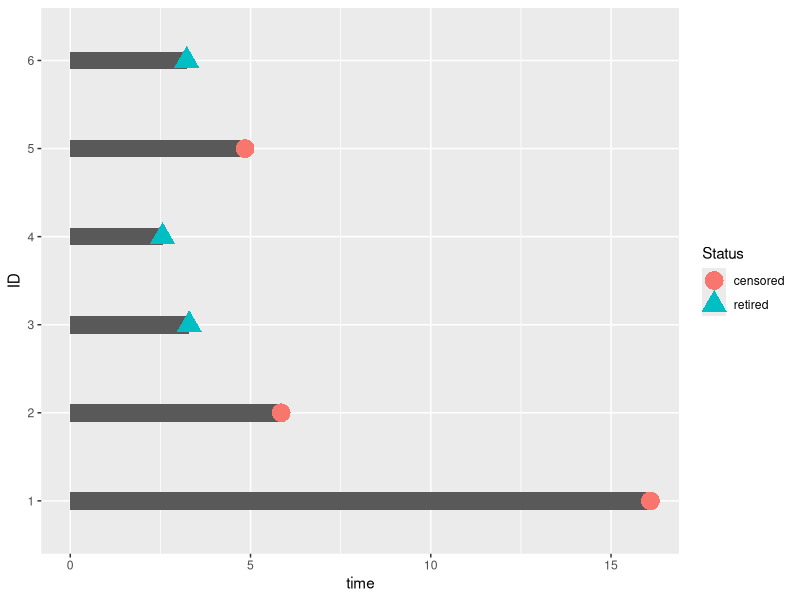

Write the R code that produced this figure. (Note: this script raises an error after producing the figure.)
## ---- chunk 1
# per lettura dataset se prendi file da github
library(readxl)
data <- read_excel("../Dataset/JoinDatasets.xlsx", col_names = TRUE)
## ---- chunk 2
library(readxl)
library(survival)
library(survminer)
library(dplyr) 
library(ggplot2)
library(knitr)
library(broom)
library(tidyr)
## ---- chunk 3
summary(data)
## ---- chunk 4
data$Country <- factor(data$Country, ordered = F)
print('Country')
table(data$Country)

data$Continent <- factor(data$Continent, ordered = F)
print('Continent')
table(data$Continent)

data$Users <- factor(data$Users, ordered = F)
print('Users')
table(data$Users)

data$Purpose <- factor(data$Purpose, ordered = F)
print('Purpose')
table(data$Purpose)

data$Orbit <- factor(data$Orbit, ordered = F)
print('Class of Orbit')
table(data$Orbit)

data$Status <- factor(data$Status, ordered = F)
print('Status')
table(data$Status)
## ---- chunk 5
set.seed(42)
data <- data[sample(nrow(data)), ]
## ---- chunk 6
data$ID <- factor(seq(1:nrow(data))) 
data_subs <- head(data)
time <- data_subs$'Effective Lifetime'

ggplot(data=data_subs,aes(x=ID,y=time)) + 
  geom_bar(stat='identity',width=0.2) +
  geom_point(aes(color=Status,shape=Status),size=6) +
  coord_flip()
## ---- chunk 7
head(Surv(time=data$'Effective Lifetime',  # T_i
          event=data$Status == 'retired') # tell the object which rows have the event
     )
## ---- chunk 8
time <- data$'Effective Lifetime'
fit <- survfit(Surv(time,Status == 'retired') ~ 1, data = data)
## ---- chunk 9
summary(fit)
## ---- chunk 10
kable(head(tidy(fit),20))
## ---- chunk 11
surv_median(fit) #6.32
## ---- chunk 12
ggsurvplot(fit, data = data,
           risk.table = TRUE, # Add risk table
           risk.table.col = "strata", # Change risk table color by groups
           surv.median.line = "hv", # Specify median survival
           ggtheme = theme_bw(), # Change ggplot2 theme
           break.time.by=5,
           title="Kaplan-Meier Curve for Satellites Survival")
## ---- chunk 13
cumulative_incidence <- 1 - fit$surv
## ---- chunk 14
ggsurvplot(fit, data = data,
           risk.table = TRUE, # Add risk table
           risk.table.col = "strata", # Change risk table color by groups
           surv.median.line = "hv", # Specify median survival
           ggtheme = theme_bw(), # Change ggplot2 theme
           break.time.by=5,
           fun='event',
           title="Cumulative Incidence Curve")
## ---- chunk 15
ggsurvplot(fit, data = data,
           risk.table = TRUE, # Add risk table
           ggtheme = theme_bw(), # Change ggplot2 theme
           cumhaz.median.line = "hv", # Specify median survival
           break.time.by=5,
           fun='cumhaz',
           title="Cumulative Hazard Curve for Satellites Survival")
## ---- chunk 16
fit.Continent <- survfit(Surv(time,Status == 'retired') ~ Continent, data=data)
ggsurvplot(fit.Continent, data = data,
           risk.table = TRUE, # Add risk table
           risk.table.col = "strata",
           ggtheme = theme_bw(), # Change ggplot2 theme
           break.time.by=5,
           title="Kaplan-Meier Curve for Satellites Survival by Continent")
## ---- chunk 17
log_rank_test <- survdiff(Surv(time, Status == 'retired') ~ Continent, data=data)
log_rank_test #p = 4e-06
## ---- chunk 18
hazard_ratio <- (log_rank_test$obs[1]/log_rank_test$exp[1])/(log_rank_test$obs[2]/log_rank_test$exp[2])
hazard_ratio
## ---- chunk 19
fit.Users <- survfit(Surv(time, Status == 'retired') ~ Users, data=data)

ggsurvplot(fit.Users, data = data,
           risk.table = TRUE, # Add risk table
           risk.table.col = "strata",
           ggtheme = theme_bw(), # Change ggplot2 theme
           break.time.by=5,
           title="Kaplan-Meier Curve for Satellites Survival by Users")
## ---- chunk 20
log_rank_test <- survdiff(Surv(time, Status == 'retired') ~ Users, data=data)
log_rank_test # p = <2e-16
## ---- chunk 21
hazard_ratio_com_gov <- (log_rank_test$obs[1]/log_rank_test$exp[1])/(log_rank_test$obs[2]/log_rank_test$exp[2])
hazard_ratio_com_gov #0.4574647 -> Commercial is a protective factor wrt Government

hazard_ratio_gov_mil <- (log_rank_test$obs[2]/log_rank_test$exp[2])/(log_rank_test$obs[3]/log_rank_test$exp[3])
hazard_ratio_gov_mil #2.414499 -> Government is a risk factor wrt Military

hazard_ratio_com_mil <- (log_rank_test$obs[1]/log_rank_test$exp[1])/(log_rank_test$obs[3]/log_rank_test$exp[3])
hazard_ratio_com_mil #1.104548 -> Commercial is a risk factor wrt Military
## ---- chunk 22
fit.Purpose <- survfit(Surv(time, Status == 'retired') ~ Purpose, data=data)

ggsurvplot(fit.Purpose, data = data,
           risk.table = TRUE, # Add risk table
           risk.table.col = "strata",
           ggtheme = theme_bw(), # Change ggplot2 theme
           break.time.by=5,
           title="Kaplan-Meier Curve for Satellites Survival by Purpose")
## ---- chunk 23
log_rank_test <- survdiff(Surv(time, Status == 'retired') ~ Purpose, data=data)
log_rank_test # p < 2e-16 
## ---- chunk 24
hazard_ratio_com_eo <- (log_rank_test$obs[1]/log_rank_test$exp[1])/(log_rank_test$obs[2]/log_rank_test$exp[2])
hazard_ratio_com_eo #0.3114461 -> Communications is a protective factor wrt Earth Observation

hazard_ratio_nav_com <- (log_rank_test$obs[3]/log_rank_test$exp[3])/(log_rank_test$obs[1]/log_rank_test$exp[1])
hazard_ratio_nav_com #0

hazard_ratio_com_sc <- (log_rank_test$obs[1]/log_rank_test$exp[1])/(log_rank_test$obs[4]/log_rank_test$exp[4])
hazard_ratio_com_sc #0.6003101 -> Communications is a protective factor wrt Space Science

hazard_ratio_nav_eo <- (log_rank_test$obs[3]/log_rank_test$exp[3])/(log_rank_test$obs[2]/log_rank_test$exp[2])
hazard_ratio_nav_eo #0

hazard_ratio_eo_sc <- (log_rank_test$obs[2]/log_rank_test$exp[2])/(log_rank_test$obs[4]/log_rank_test$exp[4])
hazard_ratio_eo_sc #1.927493 -> Earth Observation is a risk factor wrt Space Science

hazard_ratio_nav_sc <- (log_rank_test$obs[3]/log_rank_test$exp[3])/(log_rank_test$obs[4]/log_rank_test$exp[4])
hazard_ratio_nav_sc #0
## ---- chunk 25
fit.Orbit <- survfit(Surv(time,data$Status == 'retired') ~ Orbit, data=data)

ggsurvplot(fit.Orbit, data = data,
           risk.table = TRUE, # Add risk table
           risk.table.col = "strata",
           ggtheme = theme_bw(), # Change ggplot2 theme
           break.time.by=5,
           title="Kaplan-Meier Curve for Satellites Survival by Orbit")
## ---- chunk 26
log_rank_test <- survdiff(Surv(time, Status == 'retired') ~ Orbit, data=data)
log_rank_test # p < 2e-16
## ---- chunk 27
hazard_ratio_ell_geo <- (log_rank_test$obs[1]/log_rank_test$exp[1])/(log_rank_test$obs[2]/log_rank_test$exp[2])
hazard_ratio_ell_geo #0.5000046 -> Earth Observation is a risk factor wrt Space Science

hazard_ratio_ell_leo <- (log_rank_test$obs[1]/log_rank_test$exp[1])/(log_rank_test$obs[3]/log_rank_test$exp[3])
hazard_ratio_ell_leo #0.8579963 -> Earth Observation is a risk factor wrt Space Science

hazard_ratio_meo_ell <- (log_rank_test$obs[4]/log_rank_test$exp[4])/(log_rank_test$obs[1]/log_rank_test$exp[1])
hazard_ratio_meo_ell #0

hazard_ratio_geo_leo <- (log_rank_test$obs[2]/log_rank_test$exp[2])/(log_rank_test$obs[3]/log_rank_test$exp[3])
hazard_ratio_geo_leo #1.715977 -> Earth Observation is a risk factor wrt Space Science

hazard_ratio_geo_meo <- (log_rank_test$obs[4]/log_rank_test$exp[4])/(log_rank_test$obs[2]/log_rank_test$exp[2])
hazard_ratio_geo_meo #0

hazard_ratio_leo_meo <- (log_rank_test$obs[4]/log_rank_test$exp[4])/(log_rank_test$obs[3]/log_rank_test$exp[3])
hazard_ratio_leo_meo #0
